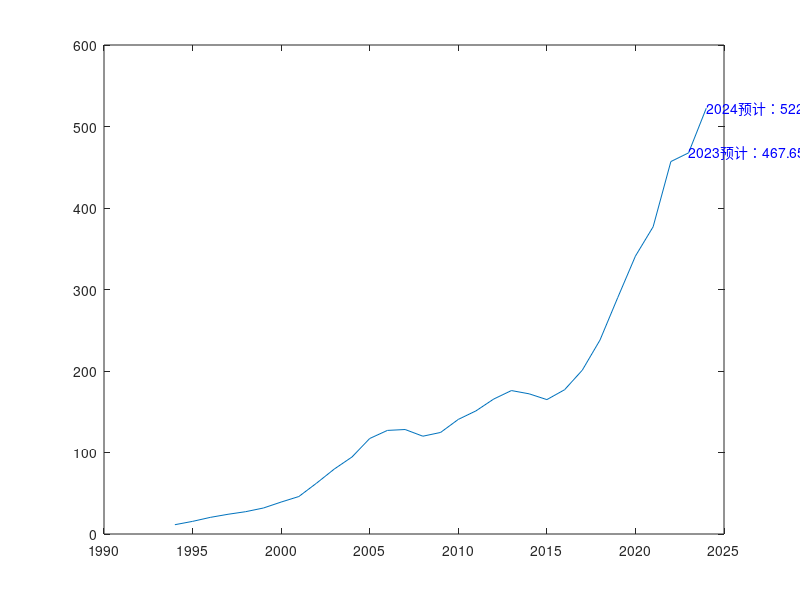

Reproduce this figure in MATLAB.
x=[1994 1995 1996 1997 1998 1999 2000 2001 2002 2003 2004 2005 2006 2007 2008 2009 2010 2011 2012 2013 2014 2015 2016 2017 2018 2019 2020 2021 2022];
y=[11.4 15.5 20.4 24.2 27.4 31.9 39.2 46 62.4 79.7 94.5 117.2 127.12 128.2 120 124.6 140.6 151.1 165.6 176 172 164.9 177 201 238 290 341 377 457];

P=polyfit(x,y,3);
xa=2023;
ya=polyval(P,xa);
x=[x xa];
y=[y ya];

xi=2024;
yi=polyval(P,xi);
x=[x xi];
y=[y yi];
plot(x,y);
text(xa,ya,['2023预计：',num2str(ya)],'color','b');
text(xi,yi,['2024预计：',num2str(yi)],'color','b');




